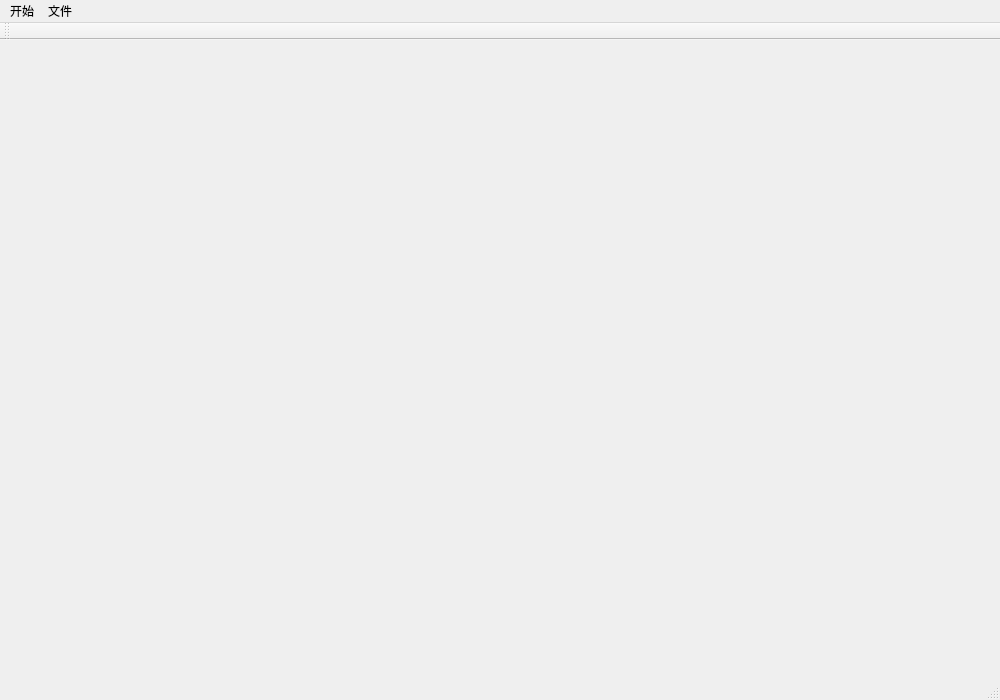
<?xml version="1.0" encoding="UTF-8"?>
<ui version="4.0">
 <class>MainWindowClass</class>
 <widget class="QMainWindow" name="MainWindowClass">
  <property name="geometry">
   <rect>
    <x>0</x>
    <y>0</y>
    <width>1000</width>
    <height>700</height>
   </rect>
  </property>
  <property name="windowTitle">
   <string>MainWindow</string>
  </property>
  <widget class="QWidget" name="centralWidget"/>
  <widget class="QMenuBar" name="menuBar">
   <property name="geometry">
    <rect>
     <x>0</x>
     <y>0</y>
     <width>1000</width>
     <height>23</height>
    </rect>
   </property>
   <widget class="QMenu" name="start">
    <property name="title">
     <string>开始</string>
    </property>
   </widget>
   <widget class="QMenu" name="file">
    <property name="title">
     <string>文件</string>
    </property>
   </widget>
   <addaction name="start"/>
   <addaction name="file"/>
  </widget>
  <widget class="QToolBar" name="mainToolBar">
   <attribute name="toolBarArea">
    <enum>TopToolBarArea</enum>
   </attribute>
   <attribute name="toolBarBreak">
    <bool>false</bool>
   </attribute>
  </widget>
  <widget class="QStatusBar" name="statusBar"/>
 </widget>
 <layoutdefault spacing="6" margin="11"/>
 <resources>
  <include location="MainWindow.qrc"/>
 </resources>
 <connections/>
</ui>
